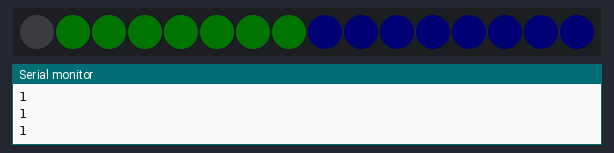
A sketch run on a simulated ESP32. Shown: 16 RGB LEDs in strip order, left to right, the last lines printed to the serial monitor. Dim RGB values are drawn brighter than linear.

Above: at 2.55 s.
At 7.2 s:
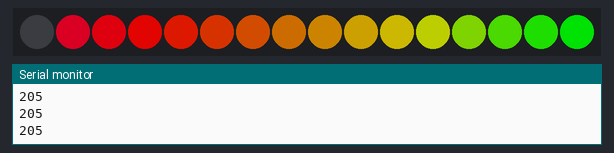
At 11.83 s:
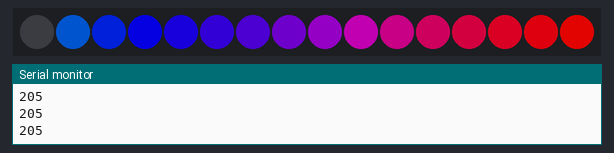
At 21.08 s:
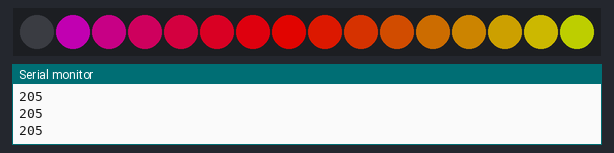
At 30.33 s:
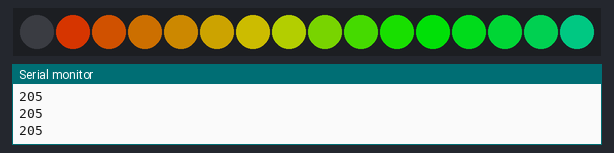
At 39.58 s:
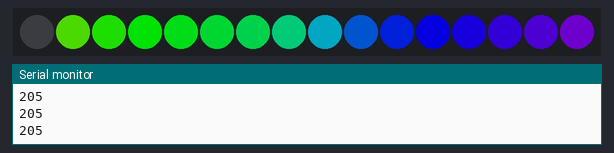

The sketch:

FastLED_cosine_linear.ino
```cpp
//M5Atom Matrixに書き込むと本体を破損させる可能性があります

#include <FastLED.h>
#define NUM_LEDS 16
#define DATA_PIN 32

CRGB leds[NUM_LEDS];

void setup() {
  Serial.begin(115200);
  FastLED.addLeds<NEOPIXEL, DATA_PIN>(leds, NUM_LEDS);
}

float fact = PI / 180;
int ss;
int bg;
int dd = 20;
int S = 255;
boolean ATOMLITE = true; //M5Atom Liteで動かすと発熱で壊れる可能性があるので回避用。Atom Lite以外の場合はfalseにしてください。

void loop() {
  for (int i = 0; i < 360; i++) {
    if (ss < 2) {
      float rad = fact * i;
      bg = 255 - (127 + (128 * cos(rad)));
      //      Serial.print("C");
    }
    else if (ss < 4)
    {
      int bbg = i * 255 / 360;
      if (i >= 180) bg = (254 - bbg) * 2;
      else bg = bbg * 2;
      //      Serial.print("L");
    }
    else {
      ss = 0;
    }
    for (int p = 0; p < NUM_LEDS; p++) {
      leds[p + ATOMLITE] = CHSV(i * 255 / 360 + p * 8, S, bg);
    }
    Serial.println(bg);
        delay(dd);
    FastLED.show();

  }
  ss ++;
//  dd ++;
//  if (dd>15) dd=0;
}
```
